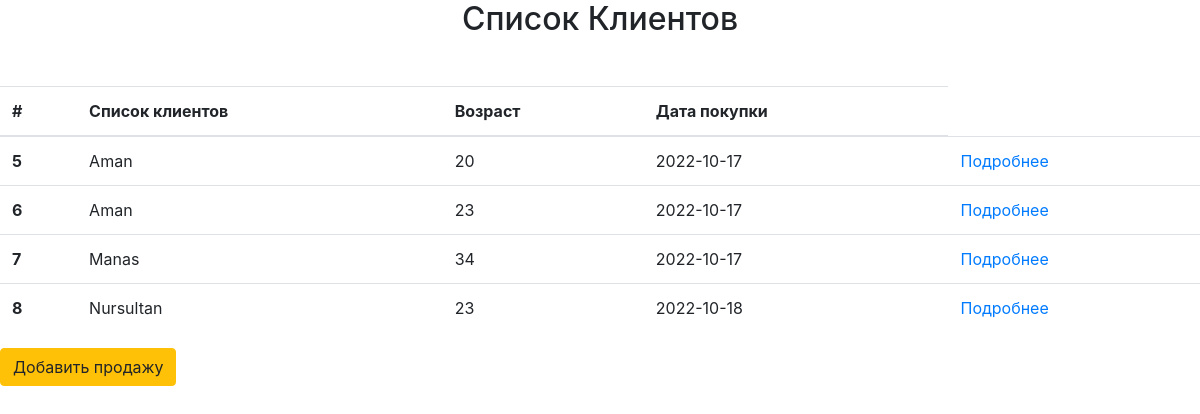
Before: /purchase with the older database file.
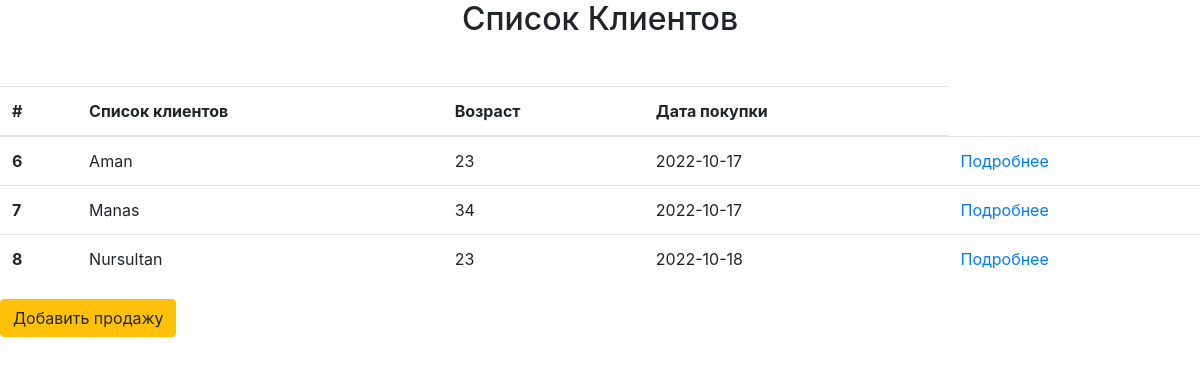
After: the same page with the newer database file.
### app/models.py (models this page shows, shortened)
class Purchase(db.Model):
    id = db.Column(db.Integer, primary_key=True)
    name = db.Column(db.String(30))
    age = db.Column(db.Integer)
    item_id = db.Column(db.Integer, db.ForeignKey('item.id'))
    item = db.relationship('Item', backref=db.backref('purchases', lazy='dynamic'))
    date_purchase = db.Column(db.Date)

### app/views.py (the view)
def purchase_views():
    title = 'Список Клиентов'
    purchases = Purchase.query.all()
    return render_template('purchase.html', purchases=purchases, title=title)

### app/templates/purchase.html
{% extends 'base.html' %}
{% block purch %}
    <div>
        <table class="table table-hover">
          <thead>
            <tr>
              <th scope="col">#</th>
              <th scope="col">Список клиентов</th>
              <th scope="col">Возраст</th>
              <th scope="col">Дата покупки</th>
            </tr>
          </thead>
          <tbody>
          {% for purchase in purchases %}
            <tr>
              <th scope="row">{{ purchase.id }}</th>
              <td>{{ purchase.name }}</td>
              <td>{{ purchase.age }}</td>
              <td>{{ purchase.date_purchase }}</td>
              <td><a href="{{ url_for('single_purchase', purchase_id=purchase.id) }}">Подробнее</a></td>
            </tr>
          {% endfor %}
          </tbody>
        </table>
    </div>
    <div>
      <a href="{{ url_for('create_purchase') }}" class="btn btn-warning">Добавить продажу</a>
    </div>
{% endblock %}

### app/templates/base.html (shortened to what this page needs)
<!doctype html>
<html lang="en">
  <head>
    <link rel="stylesheet" href="https://cdn.jsdelivr.net/npm/bootstrap@4.6.2/dist/css/bootstrap.min.css">
  </head>
  <body>
  <div class="container">
    <h2 class="mb-5 text-center">{{ title }}</h2>
  </div>
   <div>
    {% block purch %}
    {% endblock %}
  </div>
  </body>
</html>

Changed rows visible on the page:
removed Purchase: id "5", name "Aman", age "20", date_purchase "2022-10-17"
